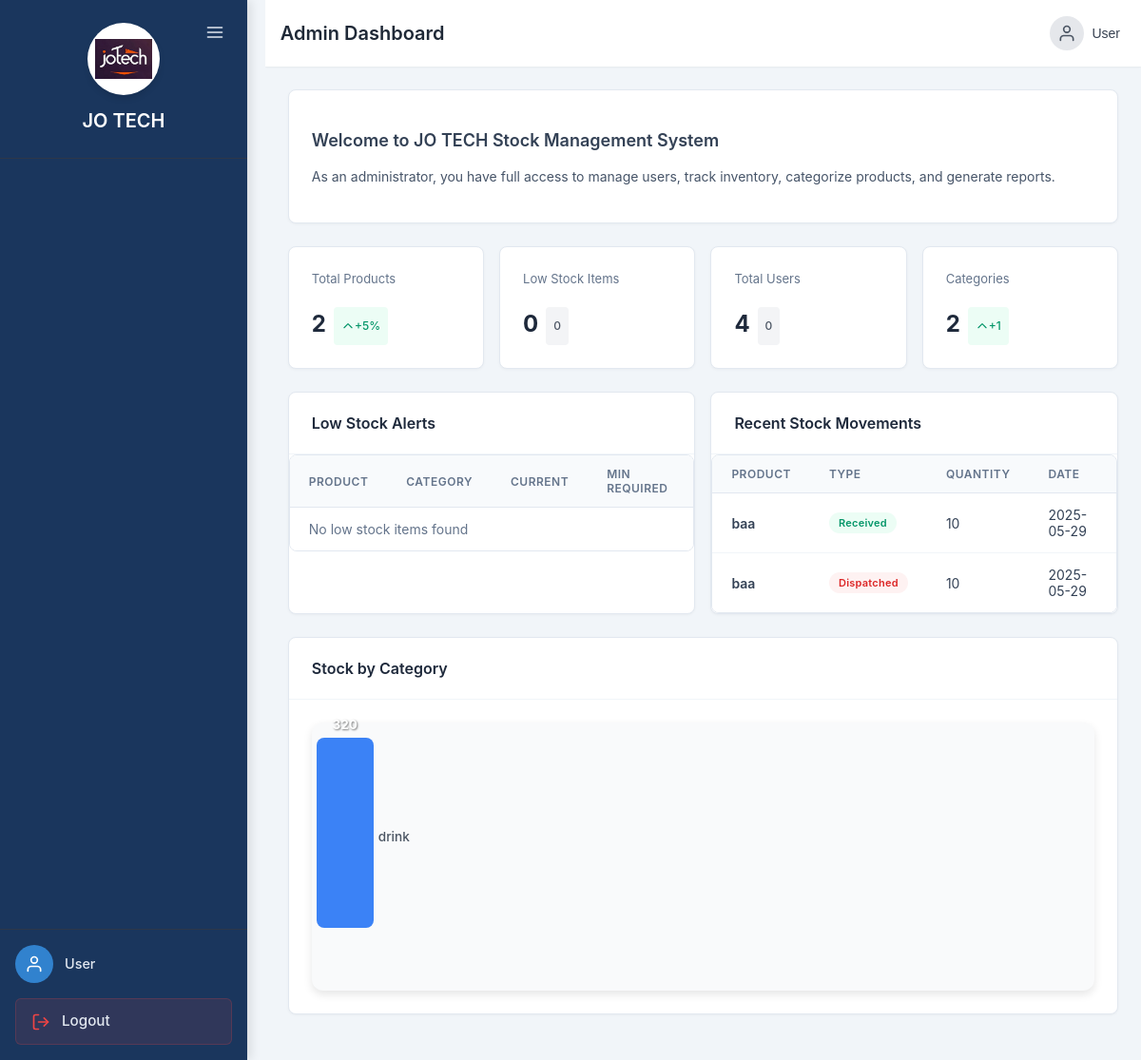
/AdminDashboard.php, run on the app's committed database.
### tables this page shows
CREATE TABLE `stock_update` (
  `update_id` int(11) NOT NULL,
  `update_type` varchar(100) NOT NULL,
  `product_id` int(100) NOT NULL,
  `quantity` int(255) NOT NULL,
  `user_id` int(100) NOT NULL,
  `created_at` timestamp NOT NULL DEFAULT current_timestamp() ON UPDATE current_timestamp()
);

CREATE TABLE `products` (
  `product_id` int(11) NOT NULL,
  `product_name` varchar(255) NOT NULL,
  `category_id` int(100) NOT NULL,
  `quantity` decimal(65,0) NOT NULL,
  `minimum_stock` int(100) NOT NULL,
  `created_at` timestamp NOT NULL DEFAULT current_timestamp() ON UPDATE current_timestamp(),
  `price` decimal(10,2) DEFAULT 0.00
);

CREATE TABLE `categories` (
  `category_id` int(11) NOT NULL,
  `category_name` varchar(255) NOT NULL,
  `created_at` int(11) NOT NULL
);

### AdminDashboard.php (the view, shortened to what this page needs)
<?php
require 'config.php';
$stats = [];
$result = $conn->query("SELECT COUNT(*) as total FROM products");
$stats['total_products'] = $result->fetch_assoc()['total'];
$result = $conn->query("SELECT COUNT(*) as low FROM products WHERE quantity < minimum_stock");
$stats['low_stock'] = $result->fetch_assoc()['low'];
$result = $conn->query("SELECT COUNT(*) as total FROM users");
$stats['total_users'] = $result->fetch_assoc()['total'];
$result = $conn->query("SELECT COUNT(*) as total FROM categories");
$stats['total_categories'] = $result->fetch_assoc()['total'];
$lowStockItems = [];
$recentMovements = [];
$sql = "SELECT s.update_id, p.product_name, s.update_type, s.quantity, s.created_at, u.user_name
        FROM stock_update s
        JOIN products p ON s.product_id = p.product_id
        JOIN users u ON s.user_id = u.user_id
        ORDER BY s.created_at DESC
        LIMIT 5";
$result = $conn->query($sql);
if ($result && $result->num_rows > 0) {
    while ($row = $result->fetch_assoc()) {
        $recentMovements[] = $row;
    }
}
$stockByCategory = [];
$sql = "SELECT c.category_id, c.category_name, SUM(p.quantity) as total_items
        FROM products p
        JOIN categories c ON p.category_id = c.category_id
        GROUP BY c.category_id, c.category_name";
$result = $conn->query($sql);
if ($result && $result->num_rows > 0) {
    while ($row = $result->fetch_assoc()) {
        $stockByCategory[] = $row;
    }
}
$maxItems = !empty($stockByCategory) ? max(array_column($stockByCategory, 'total_items')) : 1;
?>
<!DOCTYPE html>
<html lang="en">
<head>
</head>
<body class="dashboard-container">
    <?php include 'sidebar.php'; ?>
    <div class="main-content">
        <?php include 'header.php'; ?>
        <main class="content-area">
            <div class="card mb-6">
                <div class="card-body">
                    <h2 class="text-lg font-semibold mb-2">Welcome to JO TECH Stock Management System</h2>
                    <p class="text-sm text-gray-600">
                        As an administrator, you have full access to manage users, track
                        inventory, categorize products, and generate reports.
                    </p>
                </div>
            </div>
            <div class="grid grid-cols-1 md:grid-cols-2 lg:grid-cols-4 gap-4 mb-6">
                <?php
                $statCards = [
                    [
                        'title' => 'Total Products',
                        'value' => number_format($stats['total_products']),
                        'icon' => 'box',
                        'color' => 'blue',
                        'change' => '+5%',
                        'changeType' => 'increase'
                    ],
                    [
                        'title' => 'Low Stock Items',
                        'value' => number_format($stats['low_stock']),
                        'icon' => 'alert-triangle',
                        'color' => 'red',
                        'change' => $stats['low_stock'] > 0 ? '+'.number_format($stats['low_stock']) : '0',
                        'changeType' => $stats['low_stock'] > 0 ? 'increase' : 'neutral'
                    ],
                    [
                        'title' => 'Total Users',
                        'value' => number_format($stats['total_users']),
                        'icon' => 'users',
                        'color' => 'green',
                        'change' => '0',
                        'changeType' => 'neutral'
                    ],
                    [
                        'title' => 'Categories',
                        'value' => number_format($stats['total_categories']),
                        'icon' => 'clipboard-list',
                        'color' => 'purple',
                        'change' => '+1',
                        'changeType' => 'increase'
                    ]
                ];
                foreach ($statCards as $stat):
                    $changeClass = $stat['changeType'] === 'increase' ? 'positive' :
                                  ($stat['changeType'] === 'decrease' ? 'negative' : 'neutral');
                ?>
                <div class="card stat-card">
                    <div class="card-body stat-content">
                        <div class="flex items-center justify-between mb-3">
                            <span class="stat-label"><?= $stat['title'] ?></span>
                        </div>
                        <div class="flex items-end gap-2">
                            <span class="stat-number"><?= $stat['value'] ?></span>
                            <span class="stat-change <?= $changeClass ?>">
                                <?php if ($stat['changeType'] === 'increase'): ?>
                                    <svg class="icon-sm mr-1" fill="none" stroke="currentColor" viewBox="0 0 24 24">
                                        <path stroke-linecap="round" stroke-linejoin="round" stroke-width="2" d="M5 15l7-7 7 7"></path>
                                    </svg>
                                <?php elseif ($stat['changeType'] === 'decrease'): ?>
                                    <svg class="icon-sm mr-1" fill="none" stroke="currentColor" viewBox="0 0 24 24">
                                        <path stroke-linecap="round" stroke-linejoin="round" stroke-width="2" d="M19 9l-7 7-7-7"></path>
                                    </svg>
                                <?php endif; ?>
                                <?= $stat['change'] ?>
                            </span>
                        </div>
                    </div>
                </div>
                <?php endforeach; ?>
            </div>
            <div class="grid grid-cols-1 lg:grid-cols-2 gap-4 mb-6">
                <div class="card">
                    <div class="card-header">
                        <div class="flex items-center justify-between">
                            <h2 class="card-title">Low Stock Alerts</h2>
                        </div>
                    </div>
                    <div class="table-container">
                        <table class="overflow-x-auto">
                            <thead>
                                <tr>
                                    <th>Product</th>
                                    <th>Category</th>
                                    <th>Current</th>
                                    <th>Min Required</th>
                                </tr>
                            </thead>
                            <tbody>
                                <?php if (count($lowStockItems) > 0): ?>
                                    <?php foreach ($lowStockItems as $item): ?>
                                    <tr>
                                        <td class="font-semibold"><?= htmlspecialchars($item['product_name']) ?></td>
                                        <td><?= htmlspecialchars($item['category_name']) ?></td>
                                        <td class="text-red-500 font-medium"><?= $item['quantity'] ?></td>
                                        <td><?= $item['minimum_stock'] ?></td>
                                    </tr>
                                    <?php endforeach; ?>
                                <?php else: ?>
                                    <tr>
                                        <td colspan="4" class="text-center text-gray-500 py-4">No low stock items found</td>
                                    </tr>
                                <?php endif; ?>
                            </tbody>
                        </table>
                    </div>
                </div>
                <div class="card">
                    <div class="card-header">
                        <div class="flex items-center justify-between">
                            <h2 class="card-title">Recent Stock Movements</h2>
                        </div>
                    </div>
                    <div class="table-container">
                        <table class="overflow-x-auto">
                            <thead>
                                <tr>
                                    <th>Product</th>
                                    <th>Type</th>
                                    <th>Quantity</th>
                                    <th>Date</th>
                                    <th>User</th>
                                </tr>
                            </thead>
                            <tbody>
                                <?php if (count($recentMovements) > 0): ?>
                                    <?php foreach ($recentMovements as $movement):
                                        $typeClass = $movement['update_type'] === 'increment' ? 'badge-success' : 'badge-danger';
                                        $typeText = $movement['update_type'] === 'increment' ? 'Received' : 'Dispatched';
                                    ?>
                                    <tr>
                                        <td class="font-semibold"><?= htmlspecialchars($movement['product_name']) ?></td>
                                        <td>
                                            <span class="badge <?= $typeClass ?>">
                                                <?= $typeText ?>
                                            </span>
                                        </td>
                                        <td><?= $movement['quantity'] ?></td>
                                        <td><?= date('Y-m-d', strtotime($movement['created_at'])) ?></td>
                                        <td><?= htmlspecialchars($movement['user_name']) ?></td>
                                    </tr>
                                    <?php endforeach; ?>
                                <?php else: ?>
                                    <tr>
                                        <td colspan="5" class="text-center text-gray-500 py-4">No recent stock movements found</td>
                                    </tr>
                                <?php endif; ?>
                            </tbody>
                        </table>
                    </div>
                </div>
            </div>
<div class="card mb-6">
    <div class="card-header">
        <h2 class="card-title">Stock by Category</h2>
    </div>
    <div class="card-body">
        <div class="chart-container">
            <?php if (count($stockByCategory) > 0): ?>
                <?php
                $colors = ['#3b82f6', '#10b981', '#f59e0b', '#9333ea', '#ec4899', '#ef4444', '#6b7280'];
                $colorIndex = 0;
                $maxHeight = 200;
                ?>
                <div class="flex items-end justify-around w-full">
                    <?php foreach ($stockByCategory as $category):
                        $height = ($category['total_items'] / $maxItems) * $maxHeight;
                        $color = $colors[$colorIndex % count($colors)];
                        $colorIndex++;
                    ?>
                    <div class="flex flex-col items-center">
                        <div class="chart-bar" style="height: <?= $height ?>px; background-color: <?= $color ?>;">
                            <span class="chart-value"><?= number_format($category['total_items']) ?></span>
                        </div>
                        <span class="chart-label" style="margin-top: 0.5rem;"><?= htmlspecialchars($category['category_name']) ?></span>
                    </div>
                    <?php endforeach; ?>
                </div>
            <?php else: ?>
                <div class="w-full text-center text-gray-500">
                    No category data available
                </div>
            <?php endif; ?>
        </div>
    </div>
</div>
        </main>
    </div>
</body>
</html>

### data on the page
stock_update: product.product_name "baa", update_type "Received", quantity "10", created_at "2025-05-29"
stock_update: product.product_name "baa", update_type "Dispatched", quantity "10", created_at "2025-05-29"
categories: $height 200 (drawn), total_items "320", category_name "drink"

### other printed values
$_SESSION['user']['name'] "User"
$title "Admin Dashboard"
$username "User"
$stat['title'] "Total Products"
$stat['value'] "2"
$stat['change'] "+5%"
$stat['title'] "Low Stock Items"
$stat['value'] "0"
$stat['change'] "0"
$stat['title'] "Total Users"
$stat['value'] "4"
$stat['title'] "Categories"
$stat['change'] "+1"
